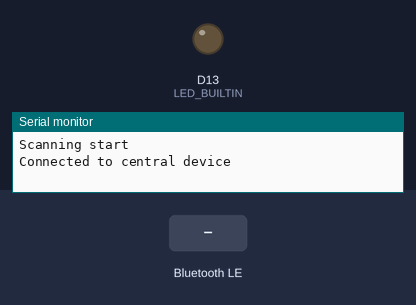
A sketch run on a simulated Arduino Nano 33 IoT. Shown: output pins drawn as LEDs (lit = HIGH), the last lines printed to the serial monitor. The inputs (shaded band) are chosen by the test bench. Nothing arrives over Bluetooth unless stated; a phone connects over Bluetooth LE 3 s after start.

Above: at 3.8 s.
3.9 s: Bluetooth LE write "ON" received
At 4.2 s:
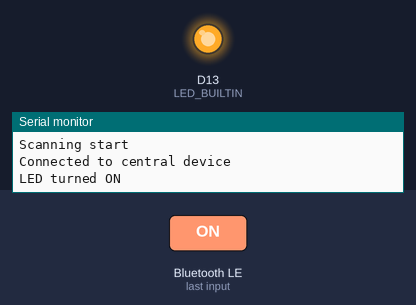
5.4 s: Bluetooth LE write "OFF" received
At 6.6 s:
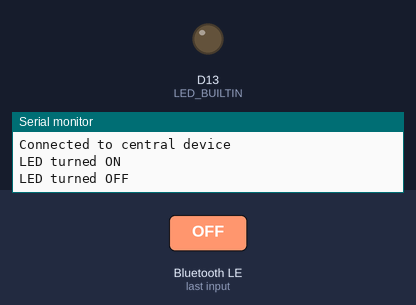
Timing chart, 0 to 8.4 s (numbered marks = the images above; inputs shaded):
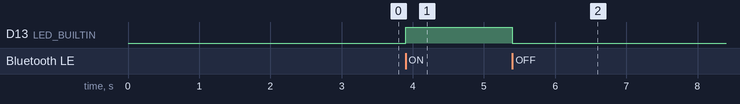

The sketch:

provaBLE.ino
```cpp
#include <ArduinoBLE.h>

// BLE UUIDs
const char *deviceServiceUuid = "f47ac10b-58cc-4372-a567-0e02b2c3d479";
const char *deviceServiceRequestCharacteristicUuid = "f47ac10b-58cc-4372-a567-0e02b2c3d480";
const char *deviceServiceResponseCharacteristicUuid = "f47ac10b-58cc-4372-a567-0e02b2c3d481";

// BLE Service and Characteristics
BLEService ledService(deviceServiceUuid);
BLEStringCharacteristic ledRequestCharacteristic(deviceServiceRequestCharacteristicUuid, BLEWrite | BLERead, 4);
BLEStringCharacteristic ledResponseCharacteristic(deviceServiceResponseCharacteristicUuid, BLENotify, 4);

BLEDescriptor cccdDescriptor("f47ac10b-58cc-4372-a567-0e02b2c3d482", "");

void setup() {
  Serial.begin(9600);
  pinMode(LED_BUILTIN, OUTPUT);
  digitalWrite(LED_BUILTIN, LOW);

  BLE.setDeviceName("Casco");
  BLE.setLocalName("Casco");

  if (!BLE.begin()) {
    Serial.println("- Starting Bluetooth Low Energy Module Failed");
    while (1); // Halt execution if BLE module fails to initialize
  }

  // Add service and characteristics
  BLE.setAdvertisedService(ledService);
  ledService.addCharacteristic(ledRequestCharacteristic);
  ledService.addCharacteristic(ledResponseCharacteristic);
  ledResponseCharacteristic.addDescriptor(cccdDescriptor);
  BLE.addService(ledService);

  // Initialize response characteristic
  ledResponseCharacteristic.writeValue("1");

  // Start advertising
  BLE.advertise();
  Serial.println("Scanning start");
}

void loop() {
  // Check for central device
  BLEDevice central = BLE.central();
  if (central) {
    Serial.println("Connected to central device");

    while (central.connected()) {
      // Handle written values for the request characteristic
      if (ledRequestCharacteristic.written()) {
        String value = ledRequestCharacteristic.value();
        if (value == "ON") {
          digitalWrite(LED_BUILTIN, HIGH);
          Serial.println("LED turned ON");
          ledResponseCharacteristic.writeValue("1");
        } else if (value == "OFF") {
          digitalWrite(LED_BUILTIN, LOW);
          Serial.println("LED turned OFF");
          ledResponseCharacteristic.writeValue("0");
        }
        delay(20);
      }
    }

    Serial.println("Disconnected from central device");
  }
}
```

Measured:
- after the input at 3.9 s, D13 (LED_BUILTIN): LOW → HIGH at once
- after the input at 5.4 s, D13 (LED_BUILTIN): HIGH → LOW at once
